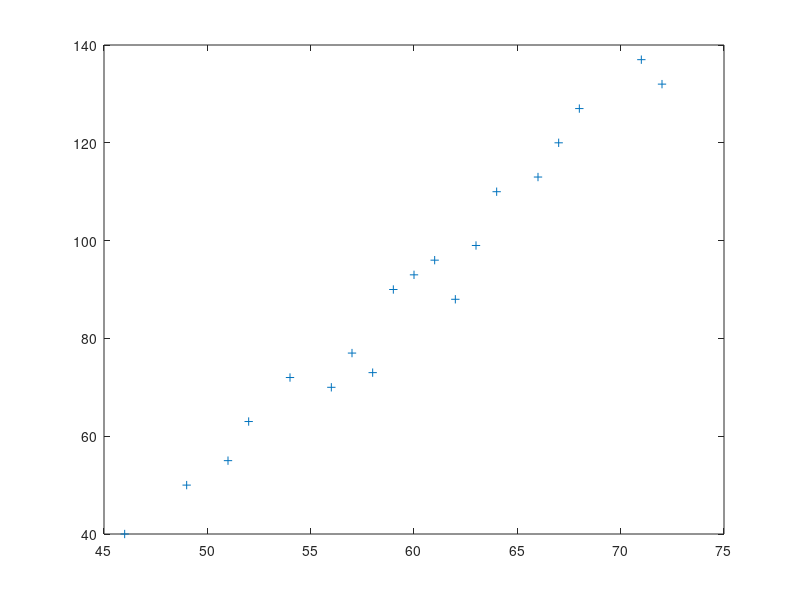

This chart was generated by the following MATLAB code:
clear all;clc;
x=[46,49,51,52,54,56,57,58,59,60,61,62,63,64,66,67,68,71,72];
y=[40,50,55,63,72,70,77,73,90,93,96,88,99,110,113,120,127,137,132];
plot(x,y,'+');